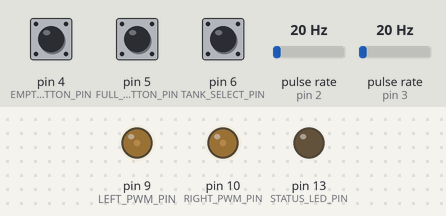
A sketch run on a simulated Arduino Nano, built with avr-gcc and run on an emulated ATmega328P. Shown: output pins drawn as LEDs (lit = HIGH). Wiring (inferred from the names in the program): 2 × pulse sensor: data pin 2 / data pin 3. The inputs (shaded band) are chosen by the test bench; at power-on: pin 4 (EMPTY_BUTTON_PIN) HIGH, pin 6 (TANK_SELECT_PIN) HIGH, pin 5 (FULL_BUTTON_PIN) HIGH, pulse rate (sensors on pin 2, pin 3) 20 Hz. EEPROM starts erased; what the sketch prints to the serial monitor is not drawn.

Above: at 1.8 s.
1.9 s: pin 4 (EMPTY_BUTTON_PIN) pulled LOW for 3.2 s
At 3.9 s:
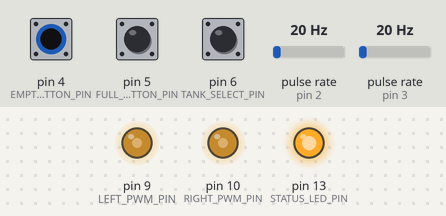
6.6 s: pin 6 (TANK_SELECT_PIN) pulled LOW for 0.15 s
At 7.9 s:
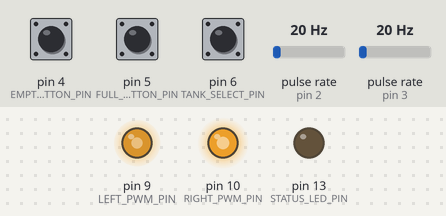
9.7 s: pin 5 (FULL_BUTTON_PIN) pulled LOW for 0.15 s
At 11.0 s:
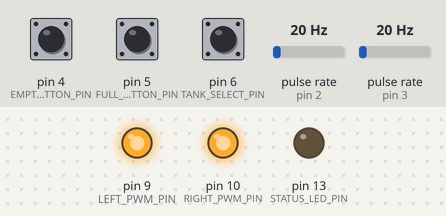
11.3 s: pin 4 (EMPTY_BUTTON_PIN) pulled LOW for 3.2 s
At 12.7 s:
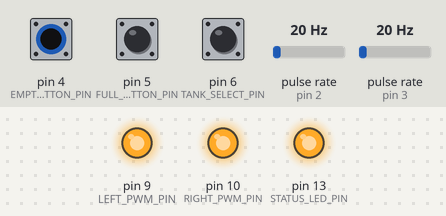
17.5 s: pin 6 (TANK_SELECT_PIN) pulled LOW for 1 s
At 18.8 s:
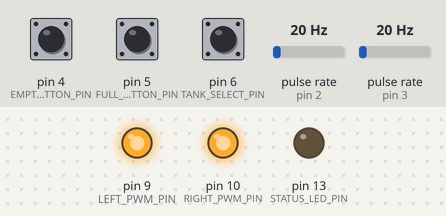
20.0 s: pin 5 (FULL_BUTTON_PIN) pulled LOW for 3.2 s
At 25.5 s:
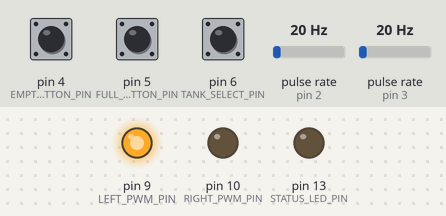
Timing chart, 0 to 36.0 s (numbered marks = the images above; inputs shaded):
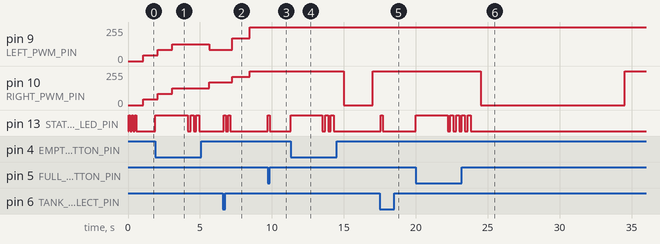

Measured:
- after the input at 1.9 s, pin 13 (STATUS_LED_PIN): LOW → HIGH at once, then repeats every 0.40 s: LOW 0.20 s, HIGH 0.20 s, until it stays LOW from 5.0 s
- after the input at 6.6 s, pin 13 (STATUS_LED_PIN): alternates HIGH for 0.15 s and LOW for 0.15 s, 4 changes in all, then stays LOW, starting after 0.05 s
- after the input at 9.7 s, pin 13 (STATUS_LED_PIN): LOW → HIGH at once, → LOW 0.15 s later
- after the input at 11.3 s, pin 10 (RIGHT_PWM_PIN): 255/255 → 0/255 after 3.7 s, → 255/255 2.0 s later; pin 13 (STATUS_LED_PIN): LOW → HIGH at once, then repeats every 0.40 s: LOW 0.20 s, HIGH 0.20 s, until it stays LOW from 14.3 s
- after the input at 17.5 s, pin 13 (STATUS_LED_PIN): LOW → HIGH after 0.05 s, → LOW 0.15 s later
- after the input at 20.0 s, pin 9 (LEFT_PWM_PIN): 255/255 → 254/255 after 4.5 s, → 255/255 10.0 s later; pin 10 (RIGHT_PWM_PIN): 255/255 → 0/255 after 4.5 s, → 255/255 10.0 s later; pin 13 (STATUS_LED_PIN): LOW → HIGH at once, then repeats every 0.40 s: LOW 0.20 s, HIGH 0.20 s, until it stays LOW from 23.8 s

The sketch:

555_dual_tank_PWM.ino
```cpp
/*
 * 555 Timer Fuel Level Sender - DUAL TANK (PWM Version)
 * For RV-7 Aircraft with Capacitive Fuel Probes
 *
 * Direct frequency-to-voltage conversion using Arduino PWM outputs
 * NO external DACs needed - uses built-in PWM with low-pass filter
 *
 * Hardware:
 * - Arduino Nano
 * - Two 555 timer circuits (one per tank, fuel probe as timing capacitor)
 * - Two simple RC filters (1kΩ + 10µF per output)
 * - Three pushbuttons for calibration
 * - Status LED
 *
 * PWM Outputs:
 * - Pin 9: Left tank (0-5V via PWM + filter)
 * - Pin 10: Right tank (0-5V via PWM + filter)
 *
 * Calibration (for each tank):
 * 1. Press TANK SELECT button to choose LEFT or RIGHT
 * 2. Drain selected tank completely
 * 3. Press and hold "EMPTY" button for 2 seconds (sets 0V point)
 * 4. Fill selected tank to capacity
 * 5. Press and hold "FULL" button for 2 seconds (sets 5V point)
 * 6. Repeat for other tank
 *
 * The system simply maps:
 *   Empty tank frequency → 0V output (PWM = 0)
 *   Full tank frequency → 5V output (PWM = 255)
 *   Everything in between is linear interpolation
 *
 * Author: Custom design for RV-7
 * Date: 2026
 */

#include <EEPROM.h>

// Pin definitions
#define LEFT_FREQ_PIN 2         // Left 555 timer output (interrupt 0)
#define RIGHT_FREQ_PIN 3        // Right 555 timer output (interrupt 1)
#define EMPTY_BUTTON_PIN 4      // Button to set empty calibration
#define FULL_BUTTON_PIN 5       // Button to set full calibration (NOT PWM capable but we're using as input)
#define TANK_SELECT_PIN 6       // Button to select which tank to calibrate (NOT PWM capable but we're using as input)
#define LEFT_PWM_PIN 9          // Left tank PWM output (490 Hz)
#define RIGHT_PWM_PIN 10        // Right tank PWM output (490 Hz)
#define STATUS_LED_PIN 13       // Built-in LED for status indication

// Frequency measurement - dual tanks
volatile unsigned long leftPulseCount = 0;
volatile unsigned long rightPulseCount = 0;
unsigned long lastMeasureTime = 0;
float leftFrequency = 0;
float rightFrequency = 0;

// Calibration values - separate for each tank
// Just frequency to voltage mapping, no fuel capacity needed
struct TankCalibration {
  unsigned long emptyFrequency;  // Frequency when tank empty (0V output)
  unsigned long fullFrequency;   // Frequency when tank full (5V output)
};

TankCalibration leftTank = {50000, 20000};   // Defaults for left
TankCalibration rightTank = {50000, 20000};  // Defaults for right

// Tank selection for calibration
enum SelectedTank { LEFT_TANK, RIGHT_TANK };
SelectedTank selectedTank = LEFT_TANK;

// EEPROM addresses for dual tank storage
#define EEPROM_MAGIC_ADDR 0
#define EEPROM_LEFT_EMPTY_ADDR 4
#define EEPROM_LEFT_FULL_ADDR 8
#define EEPROM_RIGHT_EMPTY_ADDR 12
#define EEPROM_RIGHT_FULL_ADDR 16
#define EEPROM_MAGIC_VALUE 0xCAFE  // To verify EEPROM has been initialized

// Filtering - separate for each tank
#define NUM_SAMPLES 10
float leftFreqSamples[NUM_SAMPLES];
float rightFreqSamples[NUM_SAMPLES];
int sampleIndex = 0;

// Button debounce
unsigned long lastEmptyPress = 0;
unsigned long lastFullPress = 0;
unsigned long lastTankSelectPress = 0;
#define BUTTON_HOLD_TIME 2000    // 2 seconds to confirm calibration
#define DEBOUNCE_TIME 50

// Update rate
#define MEASURE_INTERVAL 1000    // Measure frequency every 1 second
#define OUTPUT_INTERVAL 200      // Update PWM output every 200ms

unsigned long lastOutputUpdate = 0;

void setup() {
  Serial.begin(115200);

  Serial.println("555 Timer Fuel Sender - DUAL TANK (PWM)");
  Serial.println("==========================================");

  // Setup pins
  pinMode(LEFT_FREQ_PIN, INPUT);
  pinMode(RIGHT_FREQ_PIN, INPUT);
  pinMode(EMPTY_BUTTON_PIN, INPUT_PULLUP);
  pinMode(FULL_BUTTON_PIN, INPUT_PULLUP);
  pinMode(TANK_SELECT_PIN, INPUT_PULLUP);
  pinMode(LEFT_PWM_PIN, OUTPUT);
  pinMode(RIGHT_PWM_PIN, OUTPUT);
  pinMode(STATUS_LED_PIN, OUTPUT);

  // Initialize PWM outputs to 0
  analogWrite(LEFT_PWM_PIN, 0);
  analogWrite(RIGHT_PWM_PIN, 0);

  // Setup interrupts for frequency measurement
  attachInterrupt(digitalPinToInterrupt(LEFT_FREQ_PIN), countLeftPulse, RISING);
  attachInterrupt(digitalPinToInterrupt(RIGHT_FREQ_PIN), countRightPulse, RISING);

  // Load calibration from EEPROM
  loadCalibration();

  // Initialize sample buffers
  for (int i = 0; i < NUM_SAMPLES; i++) {
    leftFreqSamples[i] = leftTank.emptyFrequency;
    rightFreqSamples[i] = rightTank.emptyFrequency;
  }

  Serial.println("\n=== Calibration Values ===");
  Serial.println("LEFT TANK:");
  Serial.print("  Empty frequency: "); Serial.print(leftTank.emptyFrequency); Serial.println(" Hz");
  Serial.print("  Full frequency: "); Serial.print(leftTank.fullFrequency); Serial.println(" Hz");
  Serial.println("RIGHT TANK:");
  Serial.print("  Empty frequency: "); Serial.print(rightTank.emptyFrequency); Serial.println(" Hz");
  Serial.print("  Full frequency: "); Serial.print(rightTank.fullFrequency); Serial.println(" Hz");

  Serial.println("\n=== System Ready ===");
  Serial.println("PWM Outputs:");
  Serial.println("  Pin 9: Left tank (0-5V via RC filter)");
  Serial.println("  Pin 10: Right tank (0-5V via RC filter)");
  Serial.println("\nTo calibrate:");
  Serial.println("  1. Press TANK SELECT to choose LEFT or RIGHT");
  Serial.println("  2. Drain selected tank, hold EMPTY button for 2 seconds");
  Serial.println("  3. Fill selected tank, hold FULL button for 2 seconds");
  Serial.println("  4. Repeat for other tank");
  Serial.println();

  // Show current selection
  Serial.print("Currently selected: ");
  Serial.println(selectedTank == LEFT_TANK ? "LEFT TANK" : "RIGHT TANK");

  // Blink LED to show ready
  for (int i = 0; i < 3; i++) {
    digitalWrite(STATUS_LED_PIN, HIGH);
    delay(100);
    digitalWrite(STATUS_LED_PIN, LOW);
    delay(100);
  }
}

void loop() {
  // Check tank selection button
  checkTankSelectButton();

  // Check calibration buttons
  checkCalibrationButtons();

  // Measure frequency every second
  if (millis() - lastMeasureTime >= MEASURE_INTERVAL) {
    lastMeasureTime = millis();

    // Calculate frequencies from pulse counts
    noInterrupts();
    unsigned long leftCount = leftPulseCount;
    unsigned long rightCount = rightPulseCount;
    leftPulseCount = 0;
    rightPulseCount = 0;
    interrupts();

    leftFrequency = (float)leftCount;   // Hz (counts per second)
    rightFrequency = (float)rightCount; // Hz (counts per second)

    // Add to sample buffers for averaging
    leftFreqSamples[sampleIndex] = leftFrequency;
    rightFreqSamples[sampleIndex] = rightFrequency;
    sampleIndex = (sampleIndex + 1) % NUM_SAMPLES;
  }

  // Update outputs every 200ms
  if (millis() - lastOutputUpdate >= OUTPUT_INTERVAL) {
    lastOutputUpdate = millis();

    // Calculate averaged frequencies
    float leftAvgFreq = averageSamples(leftFreqSamples);
    float rightAvgFreq = averageSamples(rightFreqSamples);

    // Convert frequency directly to PWM value (0-255)
    uint8_t leftPWM = frequencyToPWM(leftAvgFreq, leftTank);
    uint8_t rightPWM = frequencyToPWM(rightAvgFreq, rightTank);

    // Output to PWM pins
    analogWrite(LEFT_PWM_PIN, leftPWM);
    analogWrite(RIGHT_PWM_PIN, rightPWM);

    // Calculate equivalent voltage for display
    float leftVoltage = (leftPWM / 255.0) * 5.0;
    float rightVoltage = (rightPWM / 255.0) * 5.0;

    // Debug output
    Serial.print("L: "); Serial.print(leftAvgFreq, 0); Serial.print(" Hz → PWM:");
    Serial.print(leftPWM); Serial.print(" ("); Serial.print(leftVoltage, 2); Serial.print("V) | ");
    Serial.print("R: "); Serial.print(rightAvgFreq, 0); Serial.print(" Hz → PWM:");
    Serial.print(rightPWM); Serial.print(" ("); Serial.print(rightVoltage, 2); Serial.println("V)");
  }
}

// Interrupt service routines - count pulses
void countLeftPulse() {
  leftPulseCount++;
}

void countRightPulse() {
  rightPulseCount++;
}

float averageSamples(float* samples) {
  float sum = 0;
  for (int i = 0; i < NUM_SAMPLES; i++) {
    sum += samples[i];
  }
  return sum / NUM_SAMPLES;
}

uint8_t frequencyToPWM(float frequency, TankCalibration tank) {
  // Higher frequency = less capacitance = empty tank = PWM 0 (0V)
  // Lower frequency = more capacitance = full tank = PWM 255 (5V)

  // Constrain to calibrated range
  if (frequency >= tank.emptyFrequency) return 0;
  if (frequency <= tank.fullFrequency) return 255;

  // Linear interpolation from frequency to PWM value
  // Note: frequency decreases as fuel increases, so we invert the calculation
  float fraction = (float)(tank.emptyFrequency - frequency) /
                   (float)(tank.emptyFrequency - tank.fullFrequency);

  // fraction = 0.0 (empty) to 1.0 (full)
  // Convert to PWM: 0 (0V) to 255 (5V)
  int pwm = (int)(fraction * 255.0);

  // Constrain output
  if (pwm < 0) pwm = 0;
  if (pwm > 255) pwm = 255;

  return (uint8_t)pwm;
}

void checkTankSelectButton() {
  static bool lastButtonState = HIGH;
  bool currentButtonState = digitalRead(TANK_SELECT_PIN);

  // Detect button press (transition from HIGH to LOW)
  if (lastButtonState == HIGH && currentButtonState == LOW) {
    delay(DEBOUNCE_TIME);  // Debounce

    // Toggle tank selection
    if (selectedTank == LEFT_TANK) {
      selectedTank = RIGHT_TANK;
      Serial.println("\n>>> SELECTED: RIGHT TANK <<<");
    } else {
      selectedTank = LEFT_TANK;
      Serial.println("\n>>> SELECTED: LEFT TANK <<<");
    }

    // Blink LED to confirm selection
    for (int i = 0; i < (selectedTank == LEFT_TANK ? 1 : 2); i++) {
      digitalWrite(STATUS_LED_PIN, HIGH);
      delay(150);
      digitalWrite(STATUS_LED_PIN, LOW);
      delay(150);
    }
  }

  lastButtonState = currentButtonState;
}

void checkCalibrationButtons() {
  unsigned long now = millis();

  // Check EMPTY button
  if (digitalRead(EMPTY_BUTTON_PIN) == LOW) {  // Button pressed (active low)
    if (lastEmptyPress == 0) {
      lastEmptyPress = now;
      Serial.println("\nEMPTY button pressed - hold for 2 seconds to calibrate...");
      digitalWrite(STATUS_LED_PIN, HIGH);
    } else if (now - lastEmptyPress >= BUTTON_HOLD_TIME) {
      // Button held for 2 seconds - calibrate empty
      calibrateEmpty();
      lastEmptyPress = 0;
      digitalWrite(STATUS_LED_PIN, LOW);
      delay(500);  // Debounce
    }
  } else {
    if (lastEmptyPress > 0) {
      Serial.println("EMPTY button released before 2 seconds");
      digitalWrite(STATUS_LED_PIN, LOW);
    }
    lastEmptyPress = 0;
  }

  // Check FULL button
  if (digitalRead(FULL_BUTTON_PIN) == LOW) {  // Button pressed (active low)
    if (lastFullPress == 0) {
      lastFullPress = now;
      Serial.println("\nFULL button pressed - hold for 2 seconds to calibrate...");
      digitalWrite(STATUS_LED_PIN, HIGH);
    } else if (now - lastFullPress >= BUTTON_HOLD_TIME) {
      // Button held for 2 seconds - calibrate full
      calibrateFull();
      lastFullPress = 0;
      digitalWrite(STATUS_LED_PIN, LOW);
      delay(500);  // Debounce
    }
  } else {
    if (lastFullPress > 0) {
      Serial.println("FULL button released before 2 seconds");
      digitalWrite(STATUS_LED_PIN, LOW);
    }
    lastFullPress = 0;
  }
}

void calibrateEmpty() {
  // Take current frequency as empty reading for selected tank
  if (selectedTank == LEFT_TANK) {
    float avgFreq = averageSamples(leftFreqSamples);
    leftTank.emptyFrequency = (unsigned long)avgFreq;

    Serial.println("\n*** LEFT TANK - EMPTY CALIBRATION SET ***");
    Serial.print("Empty frequency: "); Serial.print(leftTank.emptyFrequency); Serial.println(" Hz");
  } else {
    float avgFreq = averageSamples(rightFreqSamples);
    rightTank.emptyFrequency = (unsigned long)avgFreq;

    Serial.println("\n*** RIGHT TANK - EMPTY CALIBRATION SET ***");
    Serial.print("Empty frequency: "); Serial.print(rightTank.emptyFrequency); Serial.println(" Hz");
  }

  // Save to EEPROM
  saveCalibration();

  // Blink LED 3 times to confirm
  for (int i = 0; i < 3; i++) {
    digitalWrite(STATUS_LED_PIN, HIGH);
    delay(200);
    digitalWrite(STATUS_LED_PIN, LOW);
    delay(200);
  }
}

void calibrateFull() {
  // Take current frequency as full reading for selected tank
  if (selectedTank == LEFT_TANK) {
    float avgFreq = averageSamples(leftFreqSamples);
    leftTank.fullFrequency = (unsigned long)avgFreq;

    Serial.println("\n*** LEFT TANK - FULL CALIBRATION SET ***");
    Serial.print("Full frequency: "); Serial.print(leftTank.fullFrequency); Serial.println(" Hz");
  } else {
    float avgFreq = averageSamples(rightFreqSamples);
    rightTank.fullFrequency = (unsigned long)avgFreq;

    Serial.println("\n*** RIGHT TANK - FULL CALIBRATION SET ***");
    Serial.print("Full frequency: "); Serial.print(rightTank.fullFrequency); Serial.println(" Hz");
  }

  // Save to EEPROM
  saveCalibration();

  // Blink LED 5 times to confirm
  for (int i = 0; i < 5; i++) {
    digitalWrite(STATUS_LED_PIN, HIGH);
    delay(200);
    digitalWrite(STATUS_LED_PIN, LOW);
    delay(200);
  }
}

void saveCalibration() {
  // Write magic value to indicate EEPROM is initialized
  EEPROM.put(EEPROM_MAGIC_ADDR, EEPROM_MAGIC_VALUE);

  // Save left tank calibration (just frequencies)
  EEPROM.put(EEPROM_LEFT_EMPTY_ADDR, leftTank.emptyFrequency);
  EEPROM.put(EEPROM_LEFT_FULL_ADDR, leftTank.fullFrequency);

  // Save right tank calibration (just frequencies)
  EEPROM.put(EEPROM_RIGHT_EMPTY_ADDR, rightTank.emptyFrequency);
  EEPROM.put(EEPROM_RIGHT_FULL_ADDR, rightTank.fullFrequency);

  Serial.println("Calibration saved to EEPROM");
}

void loadCalibration() {
  uint16_t magic;
  EEPROM.get(EEPROM_MAGIC_ADDR, magic);

  if (magic == EEPROM_MAGIC_VALUE) {
    // EEPROM has valid calibration data
    EEPROM.get(EEPROM_LEFT_EMPTY_ADDR, leftTank.emptyFrequency);
    EEPROM.get(EEPROM_LEFT_FULL_ADDR, leftTank.fullFrequency);

    EEPROM.get(EEPROM_RIGHT_EMPTY_ADDR, rightTank.emptyFrequency);
    EEPROM.get(EEPROM_RIGHT_FULL_ADDR, rightTank.fullFrequency);

    Serial.println("Calibration loaded from EEPROM");
  } else {
    Serial.println("No calibration found - using defaults");
    Serial.println("Please calibrate both tanks:");
    Serial.println("  1. Press TANK SELECT to choose tank");
    Serial.println("  2. Use EMPTY and FULL buttons to calibrate");
  }
}
```
